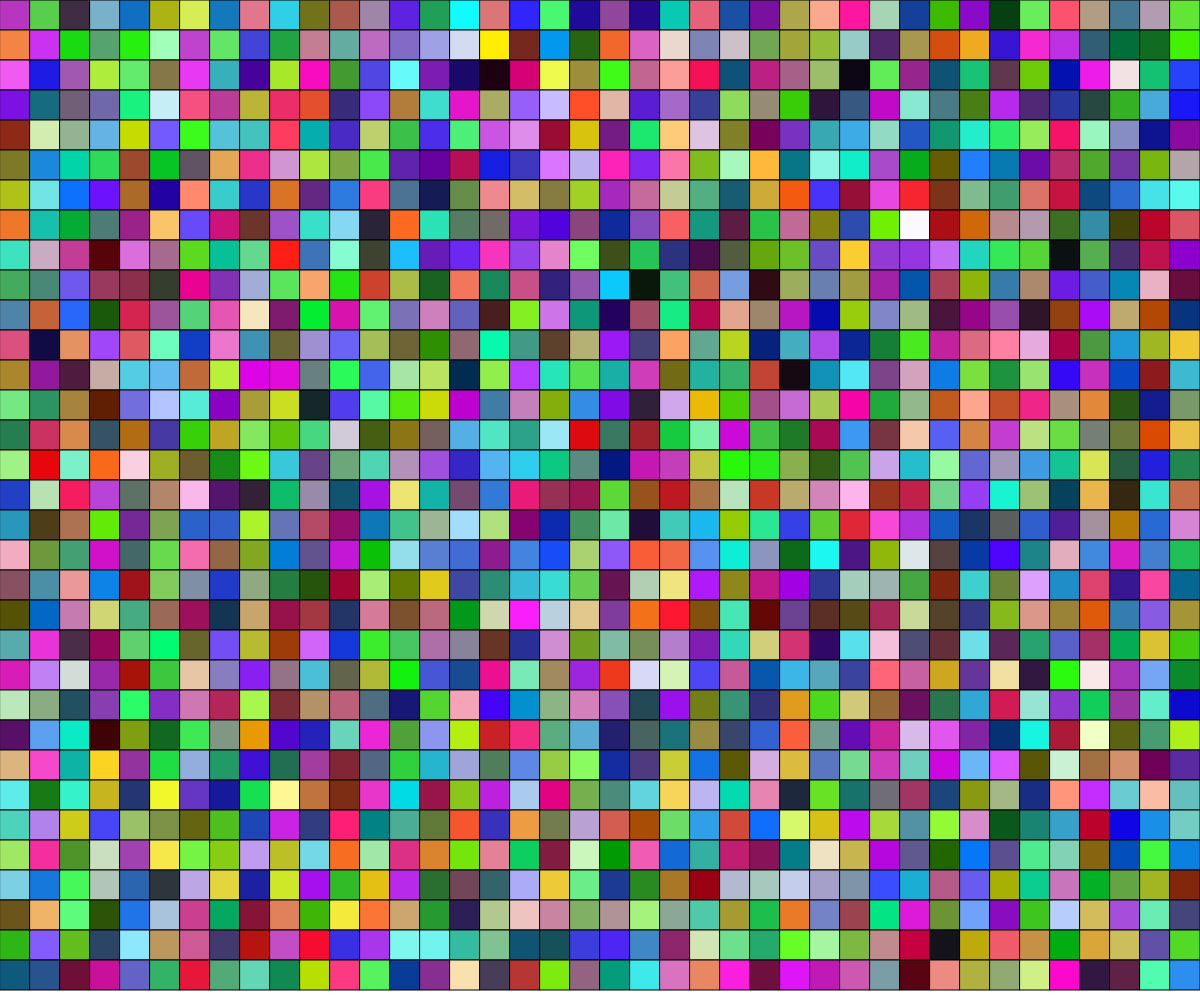
Frame 1 (no input)
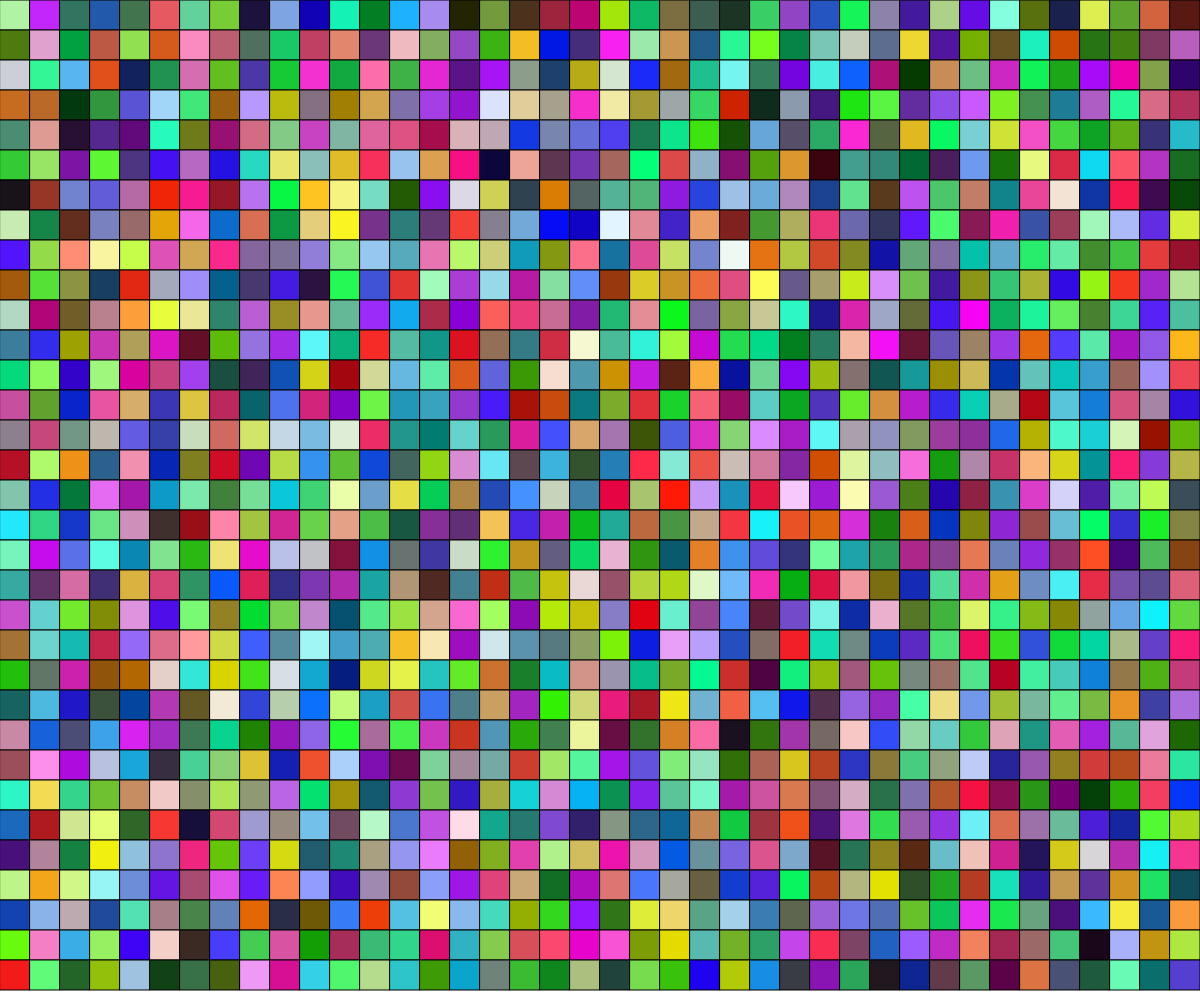
Frame 60 (no input)
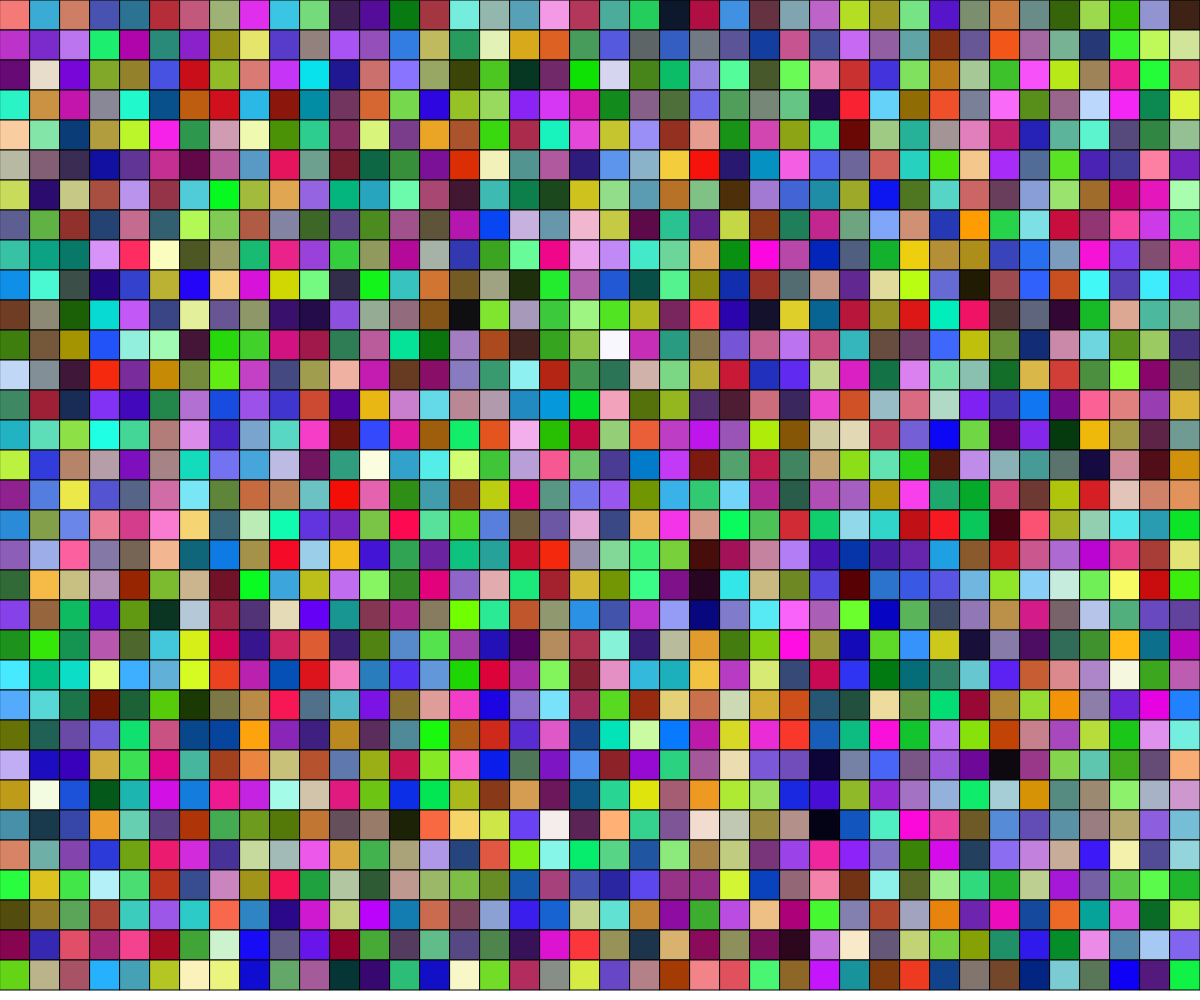
Frame 120 (the mouse pressed at the canvas centre since frame 60)

The p5.js sketch that drew these frames (run headless with seeded random() and noise() and a simulated clock; from frame 60 on, the mouse is pressed at the canvas centre):

// p5.js sketch
// ── sketch.js
// Multi Coloured Grid
// Amelia Pilon
// Febuary 27th, 2020

let gridSpacing = 30;

function setup() {
  createCanvas(windowWidth, windowHeight);
  rectMode(CENTER);
}

function windowResized() {
  resizeCanvas(windowWidth, windowHeight);
}

function rectGrid() {
  windowResized();
  for (let y = gridSpacing / 2; y <= windowHeight; y += gridSpacing) {
    for (let x = gridSpacing / 2; x <= windowWidth; x += gridSpacing){
      fill(random(1,255),random(1,255),random(1,255));
      rect(x,y,gridSpacing,gridSpacing);
      
    }
  }
}

function draw() {
  background(220);
  windowResized();
  rectGrid();
}
